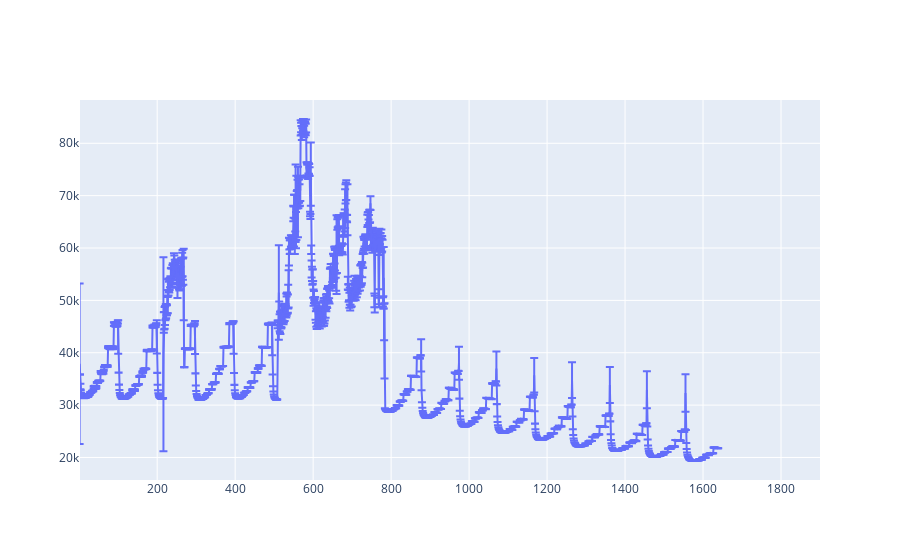

Notebook code for this chart:
### Code cell
# PLOT AFTER DROPPING NULL VALUES!

#y1=df1_join_1_2_3_4['Well 1 Avg. (Impedance)']
#yerr1=df1_join_1_2_3_4['Well 1 std (Impedance)']

plt.figure(figsize=(40,20))

# x= num_col

# TRY ZOOMING IN ON PLOT.

# TESTING: Plot with just Well 1:

fig2 = go.Figure(data=go.Scatter(
        x=pd.Series(range(1, 1869)),
        y=b_unstacked.stack(), # From unstacking
        error_y=dict(
            type='data', # value of error bar given in data coordinates
            array = c_unstacked.stack(), # From unstacking
            visible=True)
))

#UPDATE X-AXIS/Y-AXIS
fig2.update_xaxes(range=[2, 1900])
fig.update_yaxes(range=[0, 100000])

fig2.show()

# THE FOLLOWING IS A PLOT OF IMPEDANCE V. NUMBER OF SAMPLES WITHOUT THE OUTLIERS:

# Y - Mean Impedance Value with Errorbar = Std. Dev.
# X - Sample Number

# FIX TITLES, etc. later.

### Figure 1 — Plotly figure (JSON) as saved in the notebook; plotly's stock layout.template omitted (floating-point values rounded to 4 significant figures; data arrays with more than 128 entries replaced by an {"elided": "..."} marker saying what was removed)
{"data": [{"error_y": {"array": {"elided": "1639 float values"}, "type": "data", "visible": true}, "type": "scatter", "x": {"elided": "1868 int values"}, "y": {"elided": "1639 float values"}}], "layout": {"xaxis": {"range": [2, 1900]}}}
